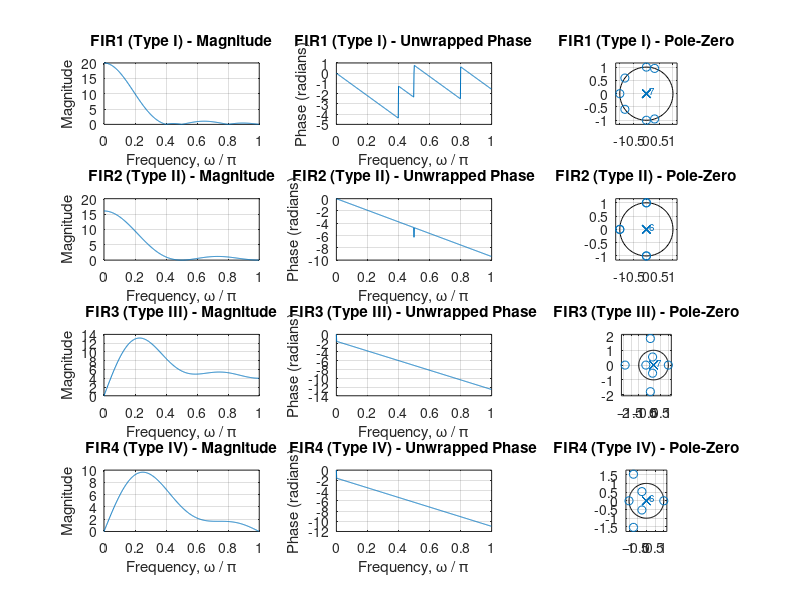

MATLAB code to generate this figure: (Note: this script raises an error after producing the figure.)
% h1: FIR Type I (M even, symmetric)
h1 = [1 2 3 4 4 3 2 1]; 

% h2: FIR Type II (M odd, symmetric)
h2 = [1 2 3 4 3 2 1]; 

% h3: FIR Type III (M even, antisymmetric)
h3 = [-1 -2 -3 -4 4 3 2 1]; 

% h4: FIR Type IV (M odd, antisymmetric)
h4 = [-1 -2 -3 0 3 2 1]; 

% Array of impulse responses and titles for looping
h_array = {h1, h2, h3, h4};
title_array = {'FIR1 (Type I)', 'FIR2 (Type II)', 'FIR3 (Type III)', 'FIR4 (Type IV)'};

% Number of FFT points for freqz (must be a power of 2 for efficiency, 512 as per instructions)
N_fft = 512; 

% Create a figure for all plots
figure('Name', 'FIR Filter Results');

% Loop through all four filters
for k = 1:4
    h = h_array{k};
    filter_title = title_array{k};
    
    % [H, w] = freqz(b, a, N_fft) where b=h and a=1 for FIR filters
    [H, w] = freqz(h, 1, N_fft);
    
    % Normalize frequency axis from 0 to 1 (w/pi)
    w_norm = w/pi; 
    
    %% Plot Magnitude Response (Left Column)
    subplot(4, 3, (k-1)*3 + 1); 
    plot(w_norm, abs(H));
    title(sprintf('%s - Magnitude', filter_title));
    xlabel('Frequency, \omega / \pi');
    ylabel('Magnitude');
    grid on;
    
    %% Plot Unwrapped Phase Response (Middle Column)
    % Row k, Column 2
    subplot(4, 3, (k-1)*3 + 2); 
    % Phase response: unwrap(angle(H)) (Step 4)
    plot(w_norm, unwrap(angle(H))); 
    title(sprintf('%s - Unwrapped Phase', filter_title));
    xlabel('Frequency, \omega / \pi');
    ylabel('Phase (radians)');
    grid on;

    %% Plot Pole-Zero Diagram (Right Column)
    % Row k, Column 3
    subplot(4, 3, (k-1)*3 + 3); 
    % Pole-Zero diagram: zplane(h, 1) (Step 4 & 5)
    zplane(h, 1); 
    title(sprintf('%s - Pole-Zero', filter_title));
    
end

% Adjust overall figure appearance for better viewing
sgtitle('FIR Filter Analysis (Types I-IV)');
set(gcf, 'Position', [100, 100, 1000, 800]); % Resize figure window